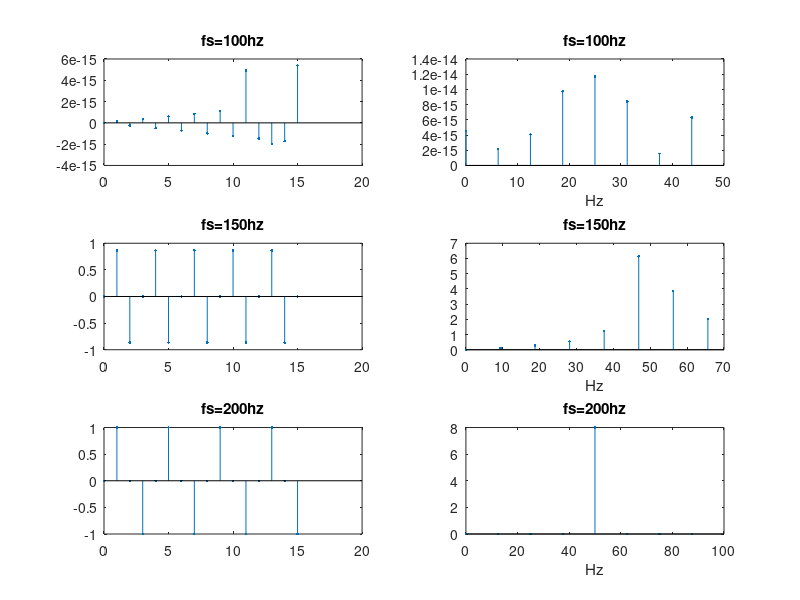

Write MATLAB code to recreate this figure.
clear;
f0 = 50;
N =16;
n = 0:N-1;
%fs=100Hz
fs1 = 100;
f1 = fs1/N*(0:N/2-1);
x1 = sin((2*pi*f0/fs1)*n);
X1 = fft(x1);
X1 = abs(X1);
subplot(321)
stem(n,x1,'.')
title("fs=100hz")
subplot(322)
stem(f1,X1(1:N/2),'.');
xlabel("Hz");
title("fs=100hz");

%fs = 150Hz
fs2 = 150;
f2 = fs2/N*(0:N/2-1);
x2 = sin((2*pi/fs2)*f0*n);
X2 = fft(x2);
X2 = abs(X2);
subplot(323)
stem(n,x2,'.');
title("fs=150hz")
subplot(324)
stem(f2,X2(1:N/2),'.');
xlabel("Hz");
title("fs=150hz");

%fs = 200Hz
fs3 = 200;
f3 = fs3/N*(0:N/2-1);
x3 = sin((2*pi/fs3)*f0*n);
X3 = fft(x3);
X3 = abs(X3);
subplot(325)
stem(n,x3,'.');
title("fs=200hz")
subplot(326)
stem(f3,X3(1:N/2),'.');
xlabel("Hz");
title("fs=200hz");
Et3 = 0;
for i = 1:N
    Et3=Et3+x3(i)^2;
end
Ef3 = 2/16*8^2;